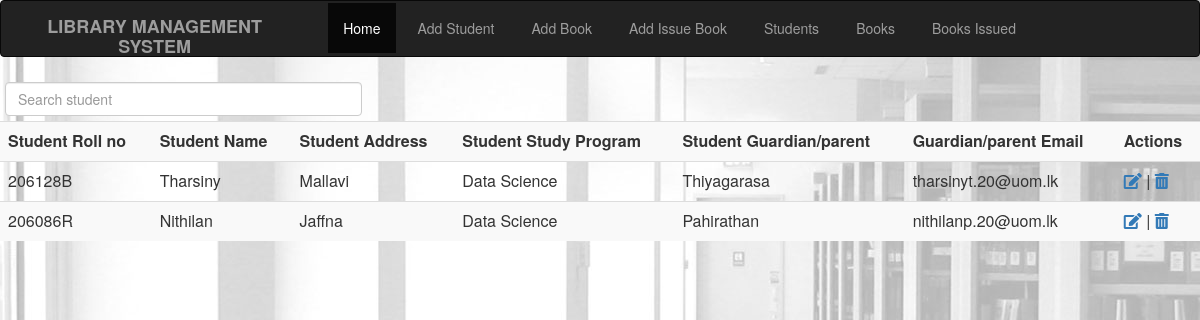
The app's page /show_students with its own data.
### library/models.py (models this page shows, shortened)
class Students(models.Model):
    roll_number = models.CharField(max_length=100,unique=True)
    fullname = models.CharField(max_length=100)
    address = models.CharField(max_length=100)
    program = models.CharField(max_length=100)
    Guardian_name=models.CharField(max_length=100,help_text="parent/guardian full name")
    Email=models.EmailField(max_length=100,help_text="Guardian/parent e-mail")

### library/views.py (the view)
# urls.py: path('show_students', views.view_students, name='show_student_record'),
def view_students(request):
    students = Students.objects.order_by('-id')
    return render(request,'view_students.html', {'students': students})

### library/templates/view_students.html (shortened to what this page needs)
{% extends 'base.html' %}
{% block content %}
<div class="search">
    <input type="text" class="form-control" id="student_search_input" name="student_name" placeholder="Search student" onchange="search_student()">
</div>
<table class="table table-striped">
<tr>
    <th>Student Roll no </th>
    <th>Student Name </th>
    <th>Student Address </th>
    <th>Student Study Program </th>
    <th>Student Guardian/parent</th>
    <th>Guardian/parent Email</th>
    <th>Actions</th>
</tr>
    {%for student in students%}
    <tr id="{{student.fullname}}" class="student">
    <td class="roll_number">{{student.roll_number}}</td>
    <td class="name">{{student.fullname}}</td>
        <td>{{student.address}}</td>
        <td>{{student.program}}</td>
        <td>{{student.Guardian_name}}</td>
        <td>{{student.Email}}</td>
        <td><a href="edit/student/{{student.roll_number}}"><i class="fa fa-edit"></i></a> | <a
        href="delete/student/{{student.roll_number}}"><i class="fa fa-trash-alt"></i></a></td>
    </tr> {% endfor %}
</table>
{% endblock %}

### library/templates/base.html (shortened to what this page needs)
<html lang="en">
<head>
    {%load static%}
    <link rel="stylesheet" href="{%static 'css/bootstrap.min.css'%}">
    <link rel="stylesheet" href="{%static 'icon/css/all.css' %}">
    <link rel="stylesheet" href="{%static 'css/style.css' %}">
</head>
<body>
    <nav class="navbar navbar-inverse">
        <div class="container-fluid">
            <div class="navbar-header">
            <label class="navbar-brand" >LIBRARY MANAGEMENT SYSTEM</label>
            </div>
            <ul class="nav navbar-nav">
                <li class="active"><a href="/">Home</a></li>
                <li><a href="add_new_student">Add Student</a></li>
                <li><a href="add_new_book">Add Book</a></li>
                <li><a href="add_book_issue">Add Issue Book</a></li>
                <li><a href="show_students">Students</a></li>
                <li><a href="view_books">Books</a></li>
                <li><a href="view_books_issued">Books Issued</a></li>
        </ul>
        </div>
    </nav>
 {% block content %}
    {% endblock %}
</body>
</html>

### library/static/css/style.css (style rules this page uses)
.search { padding:5px; }
#student_search_input { width:30%; }
li { padding:2px; margin-left:3px; }

### library/templates/base.html (style rules this page uses)
body { background-image: url('static/images/bg_library.jpg'); text-align:center; }

### records on screen
Students: roll_number "206128B", fullname "Tharsiny", address "Mallavi", program "Data Science", Guardian_name "Thiyagarasa", Email "tharsinyt.20@uom.lk"
Students: roll_number "206086R", fullname "Nithilan", address "Jaffna", program "Data Science", Guardian_name "Pahirathan", Email "nithilanp.20@uom.lk"
